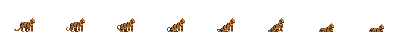
#> input picture tools/art/cat_src/cat_laying.png, 400 x 50 px, given in place of cat_idle.png, which was not available
$ python cat_hd.py
#> lines starting #> are read from the running program, lines starting #| are printed output that depends on the picture; after the words box and inside, x2 and y2 are one past the last pixel; in counts of white or black regions, pixels touching at a corner belong together; pictures that were not available may be replaced by others from this repository, and a replacement may not be noted
#> in frames_1x, a is the input picture: shape (50, 400, 4); mean R, G, B, A 6.7, 4.5, 2.2, 11.5
#> in frames_1x, `a[a[..., 3] == 0] = 0`: a: shape (50, 400, 4); 0.38% of pixels changed, all inside (x1, y1, x2, y2) = (20, 22, 371, 29)
### tools/art/repixel.py
#!/usr/bin/env python3
"""Whole-pixel rescaling for the B' scale (cat at 1.5x of its 1x art, room
robots at 2/3), shared by the cat pipeline and the room robots. Nothing is
scaled by a fractional factor at run time: every output pixel is a whole
game pixel.

1.5x (the cat): Scale3x (AdvMAME3x) and a nearest /2. Scale3x rounds the
diagonals the way Scale2x does at 2x, and the /2 keeps the source colours
(no blending), so the art stays in the pack's pixel language. The 1 px ink
outline goes on afterwards, at the new size (cat_hd.py).

2/3 (the robots): Scale2x, then a 3x3 block reduction (coverage decides
alpha, the mode of the opaque pixels decides colour), the silhouette's edge
re-inked, and the small accents (red sensors, visors, lamps) that a block
vote drops in some frames and keeps in others stamped back where they
belong: a dot as one pixel at its scaled centre, a line (a visor) as its
scaled run with the ink slit above it, so nothing flickers along a walk.
The block vote loses the drones' thin struts and rings, so the two room
drones are hand-drawn at 2/3 here instead (DRONES), on the source's palette.

Room robots written here (the kit has its own, tools/art/kit_art.py; the
room PatrolBot uses the kit's 2/3 patrol bot as is):
    assets/art_hd/robots/mech_23.png     MirrorBot and DockBot, 64x53 cells
    assets/art_hd/robots/drone_1_23.png  GuardDrone, 36x34
    assets/art_hd/robots/drone_3_23.png  SearchDrone, 36x34

Usage: repixel.py [--preview out.png]
"""
import sys
from pathlib import Path

import numpy as np
from PIL import Image

ROOT = Path(__file__).resolve().parents[2]
ROBOTS = ROOT / "assets" / "art_hd" / "robots"
INK = np.array([0x16, 0x16, 0x30, 255], np.uint8)

# The ansimuz robots' sensor reds (harmonised): the accents that get stamped.
ACCENTS = [(0xd8, 0x40, 0x3a), (0xff, 0x4a, 0x3a), (0xff, 0x7a, 0x5a)]


# [4 lines left out: function rgba, not called in this run]


def neigh4(m):
    n = np.zeros_like(m)
    n[1:, :] |= m[:-1, :]
    n[:-1, :] |= m[1:, :]
    n[:, 1:] |= m[:, :-1]
    n[:, :-1] |= m[:, 1:]
    return n


def _eq(x, y):
    return (x == y).all(axis=2)


# [14 lines left out: function scale2x, not called in this run]


def scale3x(a):
    """AdvMAME3x / Scale3x."""
    h, w, _ = a.shape
#> h = 50; w = 50
    p = np.pad(a, ((1, 1), (1, 1), (0, 0)), mode="edge")
    A, B, C = p[0:h, 0:w], p[0:h, 1:w + 1], p[0:h, 2:w + 2]
    D, E, F = p[1:h + 1, 0:w], p[1:h + 1, 1:w + 1], p[1:h + 1, 2:w + 2]
    G, H, I = p[2:h + 2, 0:w], p[2:h + 2, 1:w + 1], p[2:h + 2, 2:w + 2]
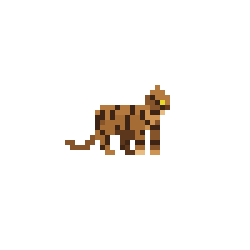
#> I: shape (50, 50, 4) (shown 5 times larger); mean of channels 0, 1, 2, 3 7.3, 4.8, 2.5, 13.9; transparent parts drawn white

    def pick(c, s):
        return np.where(c[..., None], s, E)
    core = ~_eq(B, H) & ~_eq(D, F)
#> in _eq, `return (x == y).all(axis=2)`:
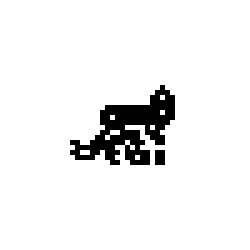
#> returned value: shape (50, 50) bool (shown 5 times larger); 93.8% white; black in thin lines or dots, all inside (x1, y1, x2, y2) = (14, 17, 35, 33)
#> in _eq (call 2), `return (x == y).all(axis=2)`: returned value: shape (50, 50) bool; 94% white; 1 black region, box (x1, y1, x2, y2) and area: (13, 18, 36, 32) 150
#> core: shape (50, 50) bool; 4.3% white in thin lines or dots, all inside (x1, y1, x2, y2) = (14, 18, 35, 32)
    o = np.zeros((h * 3, w * 3, 4), np.uint8)
    o[0::3, 0::3] = pick(core & _eq(D, B), D)
#> in _eq (call 3), `return (x == y).all(axis=2)`: returned value: shape (50, 50) bool; 94.5% white; black in thin lines or dots, all inside (x1, y1, x2, y2) = (14, 18, 36, 33)
    o[0::3, 1::3] = pick(core & ((_eq(D, B) & ~_eq(E, C)) | (_eq(B, F) & ~_eq(E, A))), B)
#> in _eq (call 5), `return (x == y).all(axis=2)`: returned value: shape (50, 50) bool; 94.5% white; black in thin lines or dots, all inside (x1, y1, x2, y2) = (13, 18, 35, 33)
    o[0::3, 2::3] = pick(core & _eq(B, F), F)
    o[1::3, 0::3] = pick(core & ((_eq(D, B) & ~_eq(E, G)) | (_eq(D, H) & ~_eq(E, A))), D)
#> in _eq (call 10), `return (x == y).all(axis=2)`: returned value: shape (50, 50) bool; 94.5% white; black in thin lines or dots, all inside (x1, y1, x2, y2) = (14, 17, 36, 32)
    o[1::3, 1::3] = E
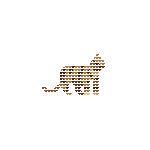
#> o: shape (150, 150, 4); mean of channels 0, 1, 2, 3 3.9, 2.6, 1.3, 7.5; transparent parts drawn white
    o[1::3, 2::3] = pick(core & ((_eq(B, F) & ~_eq(E, I)) | (_eq(H, F) & ~_eq(E, C))), F)
#> in _eq (call 14), `return (x == y).all(axis=2)`: returned value: shape (50, 50) bool; 94.6% white; black in thin lines or dots, all inside (x1, y1, x2, y2) = (13, 17, 35, 32)
    o[2::3, 0::3] = pick(core & _eq(D, H), D)
    o[2::3, 1::3] = pick(core & ((_eq(D, H) & ~_eq(E, I)) | (_eq(H, F) & ~_eq(E, G))), H)
    o[2::3, 2::3] = pick(core & _eq(H, F), F)
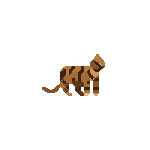
#> o: shape (150, 150, 4); mean of channels 0, 1, 2, 3 7, 4.6, 2.4, 13.5; transparent parts drawn white
    return o


def up15(a):
    """1.5x with whole pixels: Scale3x, then every other row and column.
    Pixel k of the result shows source pixel floor(2k / 3), so a 50 px frame
    becomes 75 px. An even source row or column keeps only the outer thirds
    of its Scale3x block, which Scale3x may hand to the neighbours, so a
    lone pixel (an eye, a glint) could vanish on some frames and not
    others: every source pixel that differs from all four neighbours is put
    back on the pixel holding its centre, (3r + 1) // 2, when none of its
    footprint kept it."""
    o = scale3x(a)[0::2, 0::2]
#> o: shape (75, 75, 4)
    h, w, _ = a.shape
#> h = 50; w = 50
    p = np.pad(a, ((1, 1), (1, 1), (0, 0)))
    E = p[1:h + 1, 1:w + 1]
    lone = (E[..., 3] > 0) & ~_eq(E, p[0:h, 1:w + 1]) & ~_eq(E, p[2:h + 2, 1:w + 1]) \
        & ~_eq(E, p[1:h + 1, 0:w]) & ~_eq(E, p[1:h + 1, 2:w + 2])
#> in _eq (call 23), `return (x == y).all(axis=2)`: returned value: shape (50, 50) bool; 95.6% white; black in thin lines or dots, all inside (x1, y1, x2, y2) = (14, 18, 35, 33)
#> in _eq (call 24), `return (x == y).all(axis=2)`: returned value: shape (50, 50) bool; 95.6% white; black in thin lines or dots, all inside (x1, y1, x2, y2) = (14, 17, 35, 32)
#> in _eq (call 25), `return (x == y).all(axis=2)`: returned value: shape (50, 50) bool; 95.5% white; black in thin lines or dots, all inside (x1, y1, x2, y2) = (14, 18, 36, 32)
#> in _eq (call 26), `return (x == y).all(axis=2)`: returned value: shape (50, 50) bool; 95.5% white; black in thin lines or dots, all inside (x1, y1, x2, y2) = (13, 18, 35, 32)
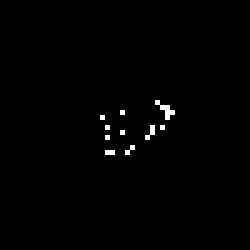
#> lone: shape (50, 50) bool (shown 5 times larger); 0.76% white in thin lines or dots, all inside (x1, y1, x2, y2) = (20, 20, 35, 31)
    span = [(3 * i + 1) // 2 for i in range(max(h, w) + 1)]
#> span = 51 values from 0 to 75
    for r, c in zip(*np.nonzero(lone)):
        foot = o[span[r]:span[r + 1], span[c]:span[c + 1]]
        if not _eq(foot, a[r, c][None, None, :]).any():
            o[(3 * r + 1) // 2, (3 * c + 1) // 2] = a[r, c]
#> this loop made 19 passes
#> (r, c, foot) on passes 1, 2, 3, 5, 7, 8, 9, 10, 11, 14, 15, 16: (20, 31, [[179, 121, 63, 255], [62, 36, 20, 255]]), (21, 32, [[62, 36, 20, 255], [62, 36, 20, 255]]), (21, 33, [[232, 216, 42, 255]]), (22, 33, [[62, 36, 20, 255], [62, 36, 20, 255]]), (23, 20, [[0, 0, 0, 0], [179, 121, 63, 255]]), (23, 33, [[232, 188, 128, 255]]), (25, 21, [[134, 84, 42, 255]]), (25, 30, [[62, 36, 20, 255], [62, 36, 20, 255]]), (25, 32, [[206, 148, 84, 255], [134, 84, 42, 255]]), (27, 21, [[62, 36, 20, 255]]), (27, 29, [[62, 36, 20, 255]]), (29, 26, [[62, 36, 20, 255], [62, 36, 20, 255]])
#> (r, c) on passes 4, 6, 12, 13, 18: (22, 24), (22, 34), (26, 24), (26, 30), (30, 22)
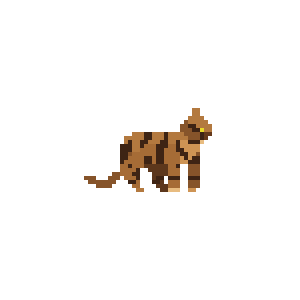
#> o: shape (75, 75, 4) (shown 4 times larger); mean of channels 0, 1, 2, 3 7.3, 4.7, 2.5, 13.8; transparent parts drawn white
    return o


def outline(a, ink=INK):
    """A one-pixel, 4-connected ring outside the silhouette (keeps diagonal
    steps sharp; an 8-connected ring fattens them)."""
    solid = a[..., 3] > 0
    o = a.copy()
    o[neigh4(solid) & ~solid] = ink
    return o


# [14 lines left out: function block_mode, not called in this run]


def _at23(i):
    """Source pixel i (its centre) -> the 2/3 pixel it lands in."""
    return int((i + 0.5) * 2 / 3)


# [68 lines left out: functions accent_clusters, stamp_accents, two_thirds, sheet_two_thirds, not called in this run]


# ---- the room drones, drawn by hand at 2/3 ------------------------------------------
# On the ansimuz drones' own five colours. Each row is {column: run}; "." is
# empty. Both are 36x34; drone_3 is symmetric about x = 18 (its antenna and
# body are an even number of pixels wide, so the sprite centres on its axis).

DRONE_PAL = {
    "#": (0x16, 0x16, 0x30, 255),   # ink
    "b": (0x3a, 0x2c, 0x5e, 255),   # dark violet
    "c": (0x9a, 0x98, 0xc8, 255),   # lavender
    "d": (0xe8, 0xec, 0xf2, 255),   # light
    "e": (0xff, 0x4a, 0x3a, 255),   # sensor red
}

# The guard drone: a strut up to the right, the eye pod (left) with its red
# lens in a dark socket (kept 2x2 like the source's: it is the hostile read),
# the axle to the rotor hub, the rotor ring (right) under its cover, a strut
# down to the left.
DRONE_1 = {
    3: {21: "bb"},
    4: {20: "bdcb"},
    5: {19: "bdc#"},
    6: {18: "bdc#"},
    7: {17: "bdc#"},
    8: {16: "bddc#"},
    9: {15: "bdddcb"},
    10: {15: "dddcb#"},
    11: {14: "bcccbb#", 25: "bbbbbb"},
    12: {14: "bbbbb#", 22: "bbccddddddbb"},
    13: {13: "bbdddb", 21: "bcdddddddddcb"},
    14: {12: "bddddb#", 20: "bcddbbbbbbccdb"},
    15: {12: "bddccb", 19: "bcdddddddddddb"},
    16: {11: "bccbbb#", 19: "bccccddddddbb"},
    17: {10: "cdddd##", 17: "##b##bbbbbb##b"},
    18: {10: "cddddd##", 18: "#############cb"},
    19: {9: "cddddd###", 18: "####bbbb#####cdb"},
    20: {9: "cdddd#ee#", 18: "###bbbbbc####cdb"},
    21: {9: "cbbbc#ee#", 18: "###bbbbbc####cdb"},
    22: {9: "cdddd#bb#", 18: "####bbbb####cddb"},
    23: {9: "cdddddd###", 19: "############cddb"},
    24: {9: "ccdddcccc", 18: "b#########cdddb#"},
    25: {10: "bcccccccbb", 20: "##bccccdddddb"},
    26: {10: "bbbbcbbb#", 19: "bb#bcddddddcb#"},
    27: {11: "#####", 16: "bdcb#bbbbbbbb##"},
    28: {16: "bdcb", 21: "#######"},
    29: {15: "bdcb"},
    30: {15: "bdc#"},
    31: {14: "bdcb"},
    32: {14: "bdc#"},
    33: {14: "bcb"},
}

# The search drone: antenna, knob and neck, the shoulder pods, the face plate
# with its seam and the two red lamps (the searchlight shines from just under
# them), and the two legs.
DRONE_3 = {
    2: {17: "cb"},
    3: {17: "db"},
    4: {17: "db"},
    5: {17: "db"},
    6: {16: "bddb"},
    7: {16: "bccb"},
    8: {16: "cddc"},
    9: {16: "cddc"},
    10: {16: "bccb"},
    11: {16: "bbbb"},
    12: {15: "bcddcb"},
    13: {14: "cbddddbc"},
    14: {13: "dcbddddbcd"},
    15: {13: "dcb#dd#bcd"},
    16: {12: "cdcb#cc#bcdc"},
    17: {12: "bcb######bcb"},
    18: {12: "#b#cccccc#b#"},
    19: {12: "##cddccddc##"},
    20: {12: "#c#ddccdd#c#"},
    21: {12: "b#e#dccd#e#b"},
    22: {12: "b#e#cbbc#e#b"},
    23: {12: "#b#ddccdd#b#"},
    24: {12: "#bcddccddcb#"},
    25: {12: "##bccccccb##"},
    26: {13: "##bbccbb##"},
    27: {14: "dd#bb#dd"},
    28: {13: "dcb", 20: "bcd"},
    29: {12: "dcb", 21: "bcd"},
    30: {11: "dcb", 22: "bcd"},
    31: {10: "db", 24: "bd"},
    32: {9: "cb", 25: "bc"},
    33: {8: "cb", 26: "bc"},
}


# [37 lines left out: functions draw, build, write_preview, main, not called in this run]


# [2 lines that do not run on import are left out]

### tools/art/palette.py
"""Wake Cycle HD shared palette (single source of truth for the blend tools).

palette.md documents these values for humans; if they disagree, this file
wins and palette.md is regenerated from it (`python3 palette.py --md`).

Every material ramp has six hand-picked stops, dark to light:

    ink     outline and the deepest crevice (close to the global INK)
    shadow  the shaded side; carries the ramp's hue shift (cooler, purpler)
    face    the flat, lit-from-front surface; sets the material's value
    light   bevel tops and rounded highlights
    high    hot edge highlight
    spec    specular glint (near white, tinted warm)

Shadows lean toward violet-blue and highlights toward warm yellow, so every
ramp is hue-shifted the way hand pixel art is, rather than a straight
brightness scale of one hue.
"""

INK = "#161630"  # global outline / darkest navy (ansimuz Warped's ink)

RAMPS = {
    # Foreground structure: floors, walls, girders, catwalks. Teal-blue steel.
    "steel": {
        "ink": "#141a2c",
        "shadow": "#2a4658",
        "face": "#5b7280",
        "light": "#8aa7ab",
        "high": "#c3d8cf",
        "spec": "#f1f5e6",
    },
    # Darker steel for ceilings, bulkheads, window frames: sits between the
    # back wall and the walkable structure in value.
    "bulkhead": {
        "ink": "#10121f",
        "shadow": "#1c2c3b",
        "face": "#354655",
        "light": "#536a74",
        "high": "#7f9898",
        "spec": "#b4c6bd",
    },
    # Hot pipes and small accents. Ansimuz Warped's platform ramp.
    "rust": {
        "ink": "#2d163a",
        "shadow": "#6e2b4b",
        "face": "#9a4c44",
        "light": "#bc7652",
        "high": "#e8a25d",
        "spec": "#fbd9a0",
    },
    # Crates, underfloor, heavy structural accents.
    "maroon": {
        "ink": "#1d1230",
        "shadow": "#45193f",
        "face": "#7c3a4c",
        "light": "#9e5658",
        "high": "#c98068",
        "spec": "#efb98a",
    },
    # Coolant pipes. Muted: must never read as the cyan PHASE power glow.
    "teal": {
        "ink": "#0f1f2c",
        "shadow": "#1e4a58",
        "face": "#35727a",
        "light": "#4f958f",
        "high": "#86c4b2",
        "spec": "#dff4e6",
    },
    # Gas / data pipes. Muted dusk violet: must never read as IMPACT violet.
    "violet": {
        "ink": "#1a1430",
        "shadow": "#37295a",
        "face": "#5a4f80",
        "light": "#7a72a4",
        "high": "#a59ec8",
        "spec": "#ece6f4",
    },
    # Spikes, laser emitters, warning furniture. Matches FXPalette.SODIUM.
    "hazard": {
        "ink": "#2a1208",
        "shadow": "#8a3a14",
        "face": "#d07a26",
        "light": "#eda63a",
        "high": "#ffd66e",
        "spec": "#fff4cc",
    },
}

# Actor-kit ramps (tools/art/kit_art.py), dark to light, 4-6 stops each. Kept out
# of RAMPS so the tile recolour (one block per RAMPS entry) is unaffected.
# The robot family comes from the harmonised ansimuz Legacy robots: amber armour,
# violet-navy joints, red sensors, lavender shells (drones, camera, turret).
ACTOR_RAMPS = {
    "amber": ["#3f0401", "#7a1b04", "#a13800", "#c4660a", "#ffb134", "#ffd081"],
    "joint": ["#230632", "#492c52", "#764f84", "#b391be"],
    "sensor": ["#5a1c2c", "#a8302e", "#d8403a", "#ff7a5a"],
    "shell": ["#3a2c5e", "#5e5590", "#9a98c8", "#c4c6e2", "#eef0f6"],
    # Acid is a hazard, not nanotech: a sickly yellow-green (hue ~67 deg), well
    # away from the SPRING green (hue ~145 deg).
    "acid": ["#1c2108", "#4b5512", "#8c9a1c", "#bfcb2e", "#e4ec6a", "#f8fbc8"],
    # Explosive barrel paint: a duller red than the laser, so a barrel is never
    # mistaken for a live beam.
    "paint_red": ["#3a0d1c", "#6e1a2a", "#a02a2e", "#cc4436", "#f07a52"],
    # Pickups: one hue family each, so every item reads by colour as well as shape.
    "coral": ["#5a1f2a", "#a8434a", "#e0735a", "#f5a27a", "#ffd8b8"],
    "rose": ["#4a1438", "#8a2858", "#c84a78", "#ec7c9c", "#ffc6d6"],
    "brass": ["#4a2410", "#8a4e14", "#cc8a1e", "#f2bc3a", "#fff0a8"],
    "gold": ["#6a4410", "#b8821a", "#f0c440", "#ffe680", "#fffbe0"],
    "mouse": ["#2e2e46", "#5a5a78", "#8e8ea8", "#c0bfd0", "#ecebf2"],
    "crystal": ["#3a4660", "#6a7a98", "#a8b6cc", "#d8e0ec", "#ffffff"],
}

# Non-ramp colours.
SINGLES = {
    "laser_core": "#fff0e0",   # beam centre line (emissive, x1.0-1.2 in Godot)
    "laser": "#ff4a3a",        # beam body: red-orange, distinct from fur and sodium
    "sodium": "#ff8c29",       # warning lamp glass = FXPalette.SODIUM (1.0, 0.55, 0.16)
    "indicator": "#41b5c0",    # back-wall status lights (calmed from ansimuz 00c9ea)
    "moon": "#b3ccff",         # = FXPalette.MOON (0.70, 0.80, 1.0)
    "cat_outline": "#161630",  # 1 px outline on the HD cat = INK
}

# Back wall family, dark to light: the harmonised Warped interior wall
# (harmonize_bg.py) plus the flat upper-wall fill and seams (mock_c.py).
# Everything behind the play space lives here, below the steel face in value.
BACKWALL = ["#0f1620", "#141c27", "#1a2431", "#202d3a", "#263646", "#2b4152", "#395766"]

# Night sky seen through openings (Warped City skyline, harmonised).
SKY = ["#0c1030", "#121845", "#182252", "#1e2c62", "#2c4479", "#5a86ac"]


def hex_to_rgb(h):
    h = h.lstrip("#")
    return tuple(int(h[i:i + 2], 16) for i in (0, 2, 4))


def mix(a, b, t):
    return tuple(round(x + (y - x) * t) for x, y in zip(a, b))


def ramp_rgb(name):
    return {k: hex_to_rgb(v) for k, v in RAMPS[name].items()}


# [5 lines left out: function _md, not called in this run]


# [4 lines that do not run on import are left out]

### tools/art/cat_hd.py
#!/usr/bin/env python3
"""HD cat frames for 640x360 at the B' scale: luizmelo Cat-6 -> brown tabby
recolour -> 1.5x (Scale3x and a nearest /2) -> 1 px dark outline. 75 px
frames; the cat is about 31x23 game px, two thirds of a 32 px tile tall.

Two steps, so the frames can be rebuilt without the pack:
  1. With the pack: every animation is recoloured at 1x (the repo's own
     gradient map, tools/recolor_cat.py, imported read-only, so the HD cat
     and the game cat stay one coat) and saved as a 1x master in
     tools/art/cat_src/. cat_poses.py adds its derived poses there too.
  2. Every master becomes an HD sheet in assets/sprites/cat/: 1.5x
     (repixel.up15), each eye pixel held to one HD pixel so the eyes keep
     their size on every frame, then the outline, last, at the new size, so
     it is exactly one screen pixel at 640x360: crisp, never a chunky 2 px
     border.

The outline is 4-connected (orthogonal neighbours only). An 8-connected
outline fattens every diagonal step of the silhouette by a pixel; the
4-connected one keeps the ears and tail tip sharp.

Geometry (scripts/player/cat_frames.gd mirrors it): the 1x paws stand on row
31, so at 1.5x they are on row 47 with the ink on row 48. The Sprite sits at
y = -12 under the Cat (frame centred, drawn from -37), which puts the ink
row on the floor line, as the 100 px frames did at y = -15.

Run cat_poses.py, then cat_anchors.py and cat_augments.py afterwards: the
nano maps, veins and augments are read off these sheets.

Usage: cat_hd.py [pack_dir]   (pack_dir: "Pet Cats Pack"; without it the
       sheets are rebuilt from the masters)
"""
import importlib.util
import sys
from pathlib import Path

import numpy as np
from PIL import Image

sys.path.insert(0, str(Path(__file__).resolve().parent))
import palette as P  # noqa: E402
import repixel  # noqa: E402

HERE = Path(__file__).resolve().parent
ROOT = HERE.parents[1]
RECOLOR = HERE.parent / "recolor_cat.py"
SRC = HERE / "cat_src"
OUT = ROOT / "assets" / "sprites" / "cat"
F1 = 50          # 1x frame, px
FRAME = 75       # HD frame, px (1.5x)
FEET = 47        # the paws' row in an HD frame (ink on 48)
INK = np.array([*P.hex_to_rgb(P.SINGLES["cat_outline"]), 255], np.uint8)
EYE = (0xE8, 0xD8, 0x2A)
ANIMS = ["Idle", "Walk", "Run", "Sitting", "Sleeping1", "Sleeping2", "Laying",
         "Stretching", "Licking 1", "Licking 2", "Meow", "Itch"]


def load_recolor():
    spec = importlib.util.spec_from_file_location("recolor_cat", RECOLOR)
    mod = importlib.util.module_from_spec(spec)
    spec.loader.exec_module(mod)
    return mod.recolor


def one_pixel_eyes(a, o):
    """Each 1x eye pixel becomes exactly one HD pixel, the one holding its
    centre. At 1.5x an even row or column covers two pixels and an odd one
    covers one, so the eyes would swell and shrink as the head bobs; extra
    eye pixels take the fur round that eye instead (its most common
    neighbour at 1x)."""
    eye = np.all(a[..., :3] == EYE, axis=2) & (a[..., 3] > 0)
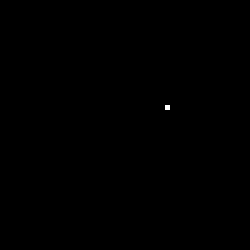
#> eye: shape (50, 50) bool (shown 5 times larger); 0.04% white in thin lines or dots, all inside (x1, y1, x2, y2) = (33, 21, 34, 22)
    h, w = eye.shape
#> h = 50; w = 50
    span = [(3 * i + 1) // 2 for i in range(max(h, w) + 1)]
#> span = 51 values from 0 to 75
    for r, c in zip(*np.nonzero(eye)):
        near = [tuple(a[y, x]) for y, x in ((r - 1, c), (r + 1, c), (r, c - 1), (r, c + 1))
                if 0 <= y < h and 0 <= x < w and a[y, x, 3] > 0 and not eye[y, x]]
        fur = max(set(near), key=near.count) if near else tuple(a[r, c])
        for y in range(span[r], span[r + 1]):
            for x in range(span[c], span[c + 1]):
                o[y, x] = fur
        o[(3 * r + 1) // 2, (3 * c + 1) // 2] = a[r, c]
#> this loop made 1 pass
#> (r, c, fur) on pass 1: (21, 33, (62, 36, 20, 255))
    return o


def hd(frame):
    """One 1x frame (50x50 RGBA array) -> its 75x75 HD frame."""
    a = np.asarray(frame).copy()
    a[a[..., 3] == 0] = 0
    return repixel.outline(one_pixel_eyes(a, repixel.up15(a)), INK)
#> the loop in up15 (call 2), `for r, c in zip(*np.nonzero(lone)):` made 18 passes
#> (r, c, foot) on passes 1, 2, 3, 5, 7, 8, 9, 10, 11, 13, 15, 16: (20, 31, [[179, 121, 63, 255], [62, 36, 20, 255]]), (21, 32, [[62, 36, 20, 255], [62, 36, 20, 255]]), (21, 33, [[232, 216, 42, 255]]), (22, 33, [[62, 36, 20, 255], [62, 36, 20, 255]]), (23, 21, [[62, 36, 20, 255]]), (23, 33, [[232, 188, 128, 255]]), (25, 29, [[134, 84, 42, 255]]), (25, 30, [[62, 36, 20, 255], [62, 36, 20, 255]]), (25, 32, [[206, 148, 84, 255], [134, 84, 42, 255]]), (26, 27, [[166, 108, 54, 255], [206, 148, 84, 255]]), (27, 17, [[134, 84, 42, 255]]), (29, 26, [[62, 36, 20, 255], [62, 36, 20, 255]])
#> the loop in one_pixel_eyes (call 2), `for r, c in zip(*np.nonzero(eye)):` made 1 pass


def masters_from_pack(pack):
    """Recolour every pack animation at 1x into tools/art/cat_src."""
    SRC.mkdir(parents=True, exist_ok=True)
    recolor = load_recolor()
    for anim in ANIMS:
        sheet = recolor(Image.open(pack / "Cat-6" / f"Cat-6-{anim}.png").convert("RGBA"))
        name = anim.lower().replace(" ", "_")
        sheet.save(SRC / f"cat_{name}.png")
        print(f"{anim}: {sheet.width // F1} frames -> cat_src/cat_{name}.png")


def frames_1x(path):
    a = np.asarray(Image.open(path).convert("RGBA")).copy()
    a[a[..., 3] == 0] = 0
    return [a[:, i * F1:(i + 1) * F1] for i in range(a.shape[1] // F1)]


def sheet(frames):
    return np.concatenate([hd(f) for f in frames], axis=1)


def write_sheet(name, strip):
#> called with name = 'idle'
    Image.fromarray(strip).save(OUT / f"cat_{name}.png")
    print(f"{name}: {strip.shape[1] // FRAME} frames -> cat_{name}.png ({strip.shape[1]}x{strip.shape[0]})")
#| idle: 8 frames -> cat_idle.png (600x75)


def main():
    if len(sys.argv) > 1:
        masters_from_pack(Path(sys.argv[1]))
    for anim in ANIMS:
        name = anim.lower().replace(" ", "_")
        write_sheet(name, sheet(frames_1x(SRC / f"cat_{name}.png")))


if __name__ == "__main__":
#> (the run stopped early here; a loop or call above may not have finished)
